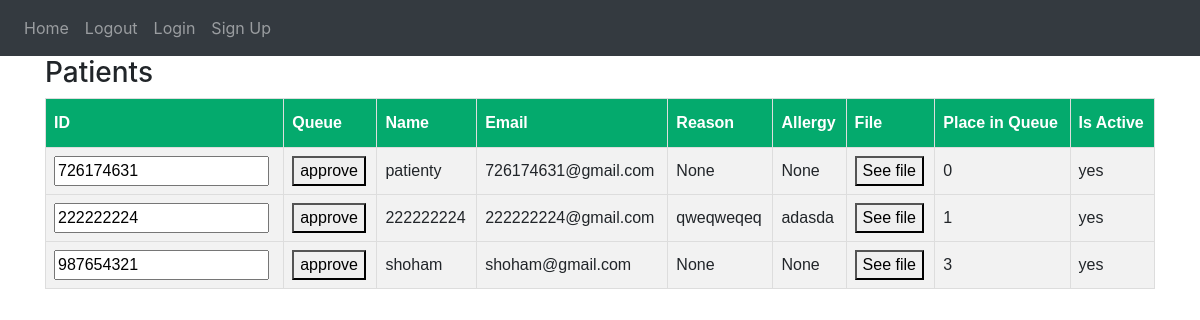
Before: /patients_for_secretary with the older database file.
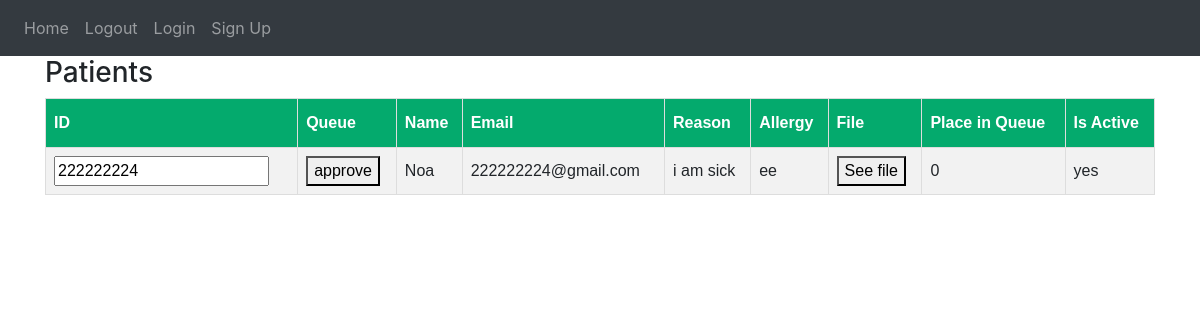
After: the same page with the newer database file.
### website/models.py (models this page shows)
class User(db.Model):
    ID = db.Column(db.Integer, primary_key=True)
    email = db.Column(db.String(150), unique=True)
    password = db.Column(db.String(150))
    Name = db.Column(db.String(150))
    role = db.Column(db.String(150))
    is_active_patient = db.Column(db.Integer)
    allergy = db.Column(db.String(150))
    n_action = db.Column(db.String(30))
    answer = db.Column(db.String(30))
    reason = db.Column(db.String(200))
    place_in_queue = db.Column(db.Integer)
    s_action = db.Column(db.String(20))
    is_approved = db.Column(db.Integer)
    message = db.Column(db.String(200))

### website/views.py (the view, shortened to what this page needs)
@views.route('/patients_for_secretary', methods=['GET', 'POST'])
def patients_for_secretary():
    print("In views.route(patients)")
    return render_template("patiensts_for_secretary.html",
          patients=db.session.query(User).filter(User.role == 'patient')
                           .filter(User.is_approved != 1)
                           .filter(User.message == "")
                           .order_by(db.asc(User.place_in_queue)))

### website/templates/patiensts_for_secretary.html (shortened to what this page needs)
<!DOCTYPE html>
{% extends "base.html" %} {% block title %} Home {% endblock %}
{% block content %}
<html lang="en">
<head>
</head>
<body>
  <h3>Patients</h3>
    <table>
        <thead>
            <tr>
                <th>ID</th>
                <th>Queue</th>
                <th>Name</th>
                <th>Email</th>
                <th>Reason</th>
                <th>Allergy</th>
                <th>File</th>
                <th>Place in Queue</th>
                <th>Is Active</th>
            </tr>
        </thead>
        <tbody>
            {% for patient in patients %}
                <form method="post">
                    <tr>
                        <td><input name="patient_id" value="{{ patient.ID }}" readonly/></td>
                        <td><button type="submit" name="approve">approve</button></td>
                        <td>{{ patient.Name }}</td>
                        <td>{{ patient.email }}</td>
                        <td>{{ patient.reason }}</td>
                        <td>{{ patient.allergy }}</td>
                        <td><button type="submit" name="read_file">See file</button></td>
                        <td>{{ patient.place_in_queue }}</td>
                        <td>{{ "yes" if patient.is_active_patient==1 else "No" }}</td>
                    </tr>
                </form>
            {% endfor %}
        </tbody>
    </table>
</body>
</html>
{% endblock %}

Changed rows visible on the page:
no longer on this page (row edited): User: patient_id "726174631", Name "patienty", email "726174631@gmail.com", reason "None", allergy "None", place_in_queue "0", is_active_patient "yes"
removed User: patient_id "987654321", Name "shoham", email "shoham@gmail.com", reason "None", allergy "None", place_in_queue "3", is_active_patient "yes"
changed User "222222224@gmail.com": Name "222222224" → "Noa"; reason "qweqweqeq" → "i am sick"; allergy "adasda" → "ee"; place_in_queue "1" → "0"
